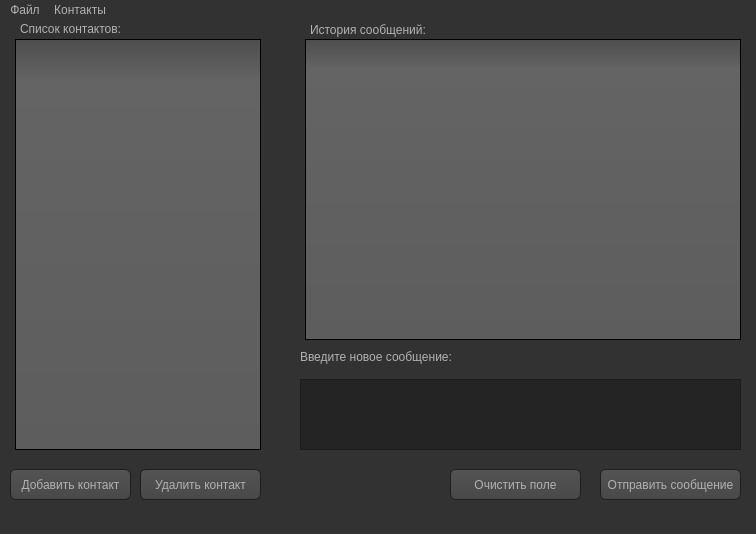
<?xml version="1.0" encoding="UTF-8"?>
<ui version="4.0">
 <class>MainClientWindow</class>
 <widget class="QMainWindow" name="MainClientWindow">
  <property name="geometry">
   <rect>
    <x>0</x>
    <y>0</y>
    <width>756</width>
    <height>534</height>
   </rect>
  </property>
  <property name="minimumSize">
   <size>
    <width>756</width>
    <height>534</height>
   </size>
  </property>
  <property name="windowTitle">
   <string>Чат Программа alpha release</string>
  </property>
  <property name="styleSheet">
   <string notr="true">QToolTip
{
     border: 1px solid black;
     background-color: #ffa02f;
     padding: 1px;
     border-radius: 3px;
     opacity: 100;
}

QWidget
{
    color: #b1b1b1;
    background-color: #323232;
}

QTreeView, QListView
{
    background-color: silver;
    margin-left: 5px;
}

QWidget:item:hover
{
    background-color: QLinearGradient( x1: 0, y1: 0, x2: 0, y2: 1, stop: 0 #ffa02f, stop: 1 #ca0619);
    color: #000000;
}

QWidget:item:selected
{
    background-color: QLinearGradient( x1: 0, y1: 0, x2: 0, y2: 1, stop: 0 #ffa02f, stop: 1 #d7801a);
}

QMenuBar::item
{
    background: transparent;
}

QMenuBar::item:selected
{
    background: transparent;
    border: 1px solid #ffaa00;
}

QMenuBar::item:pressed
{
    background: #444;
    border: 1px solid #000;
    background-color: QLinearGradient(
        x1:0, y1:0,
        x2:0, y2:1,
        stop:1 #212121,
        stop:0.4 #343434/*,
        stop:0.2 #343434,
        stop:0.1 #ffaa00*/
    );
    margin-bottom:-1px;
    padding-bottom:1px;
}

QMenu
{
    border: 1px solid #000;
}

QMenu::item
{
    padding: 2px 20px 2px 20px;
}

QMenu::item:selected
{
    color: #000000;
}

QWidget:disabled
{
    color: #808080;
    background-color: #323232;
}

QAbstractItemView
{
    background-color: QLinearGradient( x1: 0, y1: 0, x2: 0, y2: 1, stop: 0 #4d4d4d, stop: 0.1 #646464, stop: 1 #5d5d5d);
}

QWidget:focus
{
    /*border: 1px solid darkgray;*/
}

QLineEdit
{
    background-color: QLinearGradient( x1: 0, y1: 0, x2: 0, y2: 1, stop: 0 #4d4d4d, stop: 0 #646464, stop: 1 #5d5d5d);
    padding: 1px;
    border-style: solid;
    border: 1px solid #1e1e1e;
    border-radius: 5;
}

QPushButton
{
    color: #b1b1b1;
    background-color: QLinearGradient( x1: 0, y1: 0, x2: 0, y2: 1, stop: 0 #565656, stop: 0.1 #525252, stop: 0.5 #4e4e4e, stop: 0.9 #4a4a4a, stop: 1 #464646);
    border-width: 1px;
    border-color: #1e1e1e;
    border-style: solid;
    border-radius: 6;
    padding: 3px;
    font-size: 12px;
    padding-left: 5px;
    padding-right: 5px;
    min-width: 40px;
}

QPushButton:pressed
{
    background-color: QLinearGradient( x1: 0, y1: 0, x2: 0, y2: 1, stop: 0 #2d2d2d, stop: 0.1 #2b2b2b, stop: 0.5 #292929, stop: 0.9 #282828, stop: 1 #252525);
}

QComboBox
{
    selection-background-color: #ffaa00;
    background-color: QLinearGradient( x1: 0, y1: 0, x2: 0, y2: 1, stop: 0 #565656, stop: 0.1 #525252, stop: 0.5 #4e4e4e, stop: 0.9 #4a4a4a, stop: 1 #464646);
    border-style: solid;
    border: 1px solid #1e1e1e;
    border-radius: 5;
}

QComboBox:hover,QPushButton:hover
{
    border: 2px solid QLinearGradient( x1: 0, y1: 0, x2: 0, y2: 1, stop: 0 #ffa02f, stop: 1 #d7801a);
}


QComboBox:on
{
    padding-top: 3px;
    padding-left: 4px;
    background-color: QLinearGradient( x1: 0, y1: 0, x2: 0, y2: 1, stop: 0 #2d2d2d, stop: 0.1 #2b2b2b, stop: 0.5 #292929, stop: 0.9 #282828, stop: 1 #252525);
    selection-background-color: #ffaa00;
}

QComboBox QAbstractItemView
{
    border: 2px solid darkgray;
    selection-background-color: QLinearGradient( x1: 0, y1: 0, x2: 0, y2: 1, stop: 0 #ffa02f, stop: 1 #d7801a);
}

QComboBox::drop-down
{
     subcontrol-origin: padding;
     subcontrol-position: top right;
     width: 15px;

     border-left-width: 0px;
     border-left-color: darkgray;
     border-left-style: solid; /* just a single line */
     border-top-right-radius: 3px; /* same radius as the QComboBox */
     border-bottom-right-radius: 3px;
 }

QComboBox::down-arrow
{
     image: url(:/dark_orange/img/down_arrow.png);
}

QGroupBox
{
    border: 1px solid darkgray;
    margin-top: 10px;
}

QGroupBox:focus
{
    border: 1px solid darkgray;
}

QTextEdit:focus
{
    border: 1px solid darkgray;
}

QScrollBar:horizontal {
     border: 1px solid #222222;
     background: QLinearGradient( x1: 0, y1: 0, x2: 0, y2: 1, stop: 0.0 #121212, stop: 0.2 #282828, stop: 1 #484848);
     height: 7px;
     margin: 0px 16px 0 16px;
}

QScrollBar::handle:horizontal
{
      background: QLinearGradient( x1: 0, y1: 0, x2: 1, y2: 0, stop: 0 #ffa02f, stop: 0.5 #d7801a, stop: 1 #ffa02f);
      min-height: 20px;
      border-radius: 2px;
}

QScrollBar::add-line:horizontal {
      border: 1px solid #1b1b19;
      border-radius: 2px;
      background: QLinearGradient( x1: 0, y1: 0, x2: 1, y2: 0, stop: 0 #ffa02f, stop: 1 #d7801a);
      width: 14px;
      subcontrol-position: right;
      subcontrol-origin: margin;
}

QScrollBar::sub-line:horizontal {
      border: 1px solid #1b1b19;
      border-radius: 2px;
      background: QLinearGradient( x1: 0, y1: 0, x2: 1, y2: 0, stop: 0 #ffa02f, stop: 1 #d7801a);
      width: 14px;
     subcontrol-position: left;
     subcontrol-origin: margin;
}

QScrollBar::right-arrow:horizontal, QScrollBar::left-arrow:horizontal
{
      border: 1px solid black;
      width: 1px;
      height: 1px;
      background: white;
}

QScrollBar::add-page:horizontal, QScrollBar::sub-page:horizontal
{
      background: none;
}

QScrollBar:vertical
{
      background: QLinearGradient( x1: 0, y1: 0, x2: 1, y2: 0, stop: 0.0 #121212, stop: 0.2 #282828, stop: 1 #484848);
      width: 7px;
      margin: 16px 0 16px 0;
      border: 1px solid #222222;
}

QScrollBar::handle:vertical
{
      background: QLinearGradient( x1: 0, y1: 0, x2: 0, y2: 1, stop: 0 #ffa02f, stop: 0.5 #d7801a, stop: 1 #ffa02f);
      min-height: 20px;
      border-radius: 2px;
}

QScrollBar::add-line:vertical
{
      border: 1px solid #1b1b19;
      border-radius: 2px;
      background: QLinearGradient( x1: 0, y1: 0, x2: 0, y2: 1, stop: 0 #ffa02f, stop: 1 #d7801a);
      height: 14px;
      subcontrol-position: bottom;
      subcontrol-origin: margin;
}

QScrollBar::sub-line:vertical
{
      border: 1px solid #1b1b19;
      border-radius: 2px;
      background: QLinearGradient( x1: 0, y1: 0, x2: 0, y2: 1, stop: 0 #d7801a, stop: 1 #ffa02f);
      height: 14px;
      subcontrol-position: top;
      subcontrol-origin: margin;
}

QScrollBar::up-arrow:vertical, QScrollBar::down-arrow:vertical
{
      border: 1px solid black;
      width: 1px;
      height: 1px;
      background: white;
}


QScrollBar::add-page:vertical, QScrollBar::sub-page:vertical
{
      background: none;
}

QTextEdit
{
    background-color: #242424;
}

QPlainTextEdit
{
    background-color: #242424;
}

QHeaderView::section
{
    background-color: QLinearGradient(x1:0, y1:0, x2:0, y2:1, stop:0 #616161, stop: 0.5 #505050, stop: 0.6 #434343, stop:1 #656565);
    color: white;
    padding-left: 4px;
    border: 1px solid #6c6c6c;
}

QCheckBox:disabled
{
color: #414141;
}

QDockWidget::title
{
    text-align: center;
    spacing: 3px; /* spacing between items in the tool bar */
    background-color: QLinearGradient(x1:0, y1:0, x2:0, y2:1, stop:0 #323232, stop: 0.5 #242424, stop:1 #323232);
}

QDockWidget::close-button, QDockWidget::float-button
{
    text-align: center;
    spacing: 1px; /* spacing between items in the tool bar */
    background-color: QLinearGradient(x1:0, y1:0, x2:0, y2:1, stop:0 #323232, stop: 0.5 #242424, stop:1 #323232);
}

QDockWidget::close-button:hover, QDockWidget::float-button:hover
{
    background: #242424;
}

QDockWidget::close-button:pressed, QDockWidget::float-button:pressed
{
    padding: 1px -1px -1px 1px;
}

QMainWindow::separator
{
    background-color: QLinearGradient(x1:0, y1:0, x2:0, y2:1, stop:0 #161616, stop: 0.5 #151515, stop: 0.6 #212121, stop:1 #343434);
    color: white;
    padding-left: 4px;
    border: 1px solid #4c4c4c;
    spacing: 3px; /* spacing between items in the tool bar */
}

QMainWindow::separator:hover
{

    background-color: QLinearGradient(x1:0, y1:0, x2:0, y2:1, stop:0 #d7801a, stop:0.5 #b56c17 stop:1 #ffa02f);
    color: white;
    padding-left: 4px;
    border: 1px solid #6c6c6c;
    spacing: 3px; /* spacing between items in the tool bar */
}

QToolBar::handle
{
     spacing: 3px; /* spacing between items in the tool bar */
     background: url(:/dark_orange/img/handle.png);
}

QMenu::separator
{
    height: 2px;
    background-color: QLinearGradient(x1:0, y1:0, x2:0, y2:1, stop:0 #161616, stop: 0.5 #151515, stop: 0.6 #212121, stop:1 #343434);
    color: white;
    padding-left: 4px;
    margin-left: 10px;
    margin-right: 5px;
}

QProgressBar
{
    border: 2px solid grey;
    border-radius: 5px;
    text-align: center;
}

QProgressBar::chunk
{
    background-color: #d7801a;
    width: 2.15px;
    margin: 0.5px;
}

QTabBar::tab {
    color: #b1b1b1;
    border: 1px solid #444;
    border-bottom-style: none;
    background-color: #323232;
    padding-left: 10px;
    padding-right: 10px;
    padding-top: 3px;
    padding-bottom: 2px;
    margin-right: -1px;
}

QTabWidget::pane {
    border: 1px solid #444;
    top: 1px;
}

QTabBar::tab:last
{
    margin-right: 0; /* the last selected tab has nothing to overlap with on the right */
    border-top-right-radius: 3px;
}

QTabBar::tab:first:!selected
{
 margin-left: 0px; /* the last selected tab has nothing to overlap with on the right */


    border-top-left-radius: 3px;
}

QTabBar::tab:!selected
{
    color: #b1b1b1;
    border-bottom-style: solid;
    margin-top: 3px;
    background-color: QLinearGradient(x1:0, y1:0, x2:0, y2:1, stop:1 #212121, stop:.4 #343434);
}

QTabBar::tab:selected
{
    border-top-left-radius: 3px;
    border-top-right-radius: 3px;
    margin-bottom: 0px;
}

QTabBar::tab:!selected:hover
{
    /*border-top: 2px solid #ffaa00;
    padding-bottom: 3px;*/
    border-top-left-radius: 3px;
    border-top-right-radius: 3px;
    background-color: QLinearGradient(x1:0, y1:0, x2:0, y2:1, stop:1 #212121, stop:0.4 #343434, stop:0.2 #343434, stop:0.1 #ffaa00);
}

QRadioButton::indicator:checked, QRadioButton::indicator:unchecked{
    color: #b1b1b1;
    background-color: #323232;
    border: 1px solid #b1b1b1;
    border-radius: 6px;
}

QRadioButton::indicator:checked
{
    background-color: qradialgradient(
        cx: 0.5, cy: 0.5,
        fx: 0.5, fy: 0.5,
        radius: 1.0,
        stop: 0.25 #ffaa00,
        stop: 0.3 #323232
    );
}

QCheckBox::indicator{
    color: #b1b1b1;
    background-color: #323232;
    border: 1px solid #b1b1b1;
    width: 9px;
    height: 9px;
}

QRadioButton::indicator
{
    border-radius: 6px;
}

QRadioButton::indicator:hover, QCheckBox::indicator:hover
{
    border: 1px solid #ffaa00;
}

QCheckBox::indicator:checked
{
    image:url(:/dark_orange/img/checkbox.png);
}

QCheckBox::indicator:disabled, QRadioButton::indicator:disabled
{
    border: 1px solid #444;
}


QSlider::groove:horizontal {
    border: 1px solid #3A3939;
    height: 8px;
    background: #201F1F;
    margin: 2px 0;
    border-radius: 2px;
}

QSlider::handle:horizontal {
    background: QLinearGradient( x1: 0, y1: 0, x2: 0, y2: 1,
      stop: 0.0 silver, stop: 0.2 #a8a8a8, stop: 1 #727272);
    border: 1px solid #3A3939;
    width: 14px;
    height: 14px;
    margin: -4px 0;
    border-radius: 2px;
}

QSlider::groove:vertical {
    border: 1px solid #3A3939;
    width: 8px;
    background: #201F1F;
    margin: 0 0px;
    border-radius: 2px;
}

QSlider::handle:vertical {
    background: QLinearGradient( x1: 0, y1: 0, x2: 0, y2: 1, stop: 0.0 silver,
      stop: 0.2 #a8a8a8, stop: 1 #727272);
    border: 1px solid #3A3939;
    width: 14px;
    height: 14px;
    margin: 0 -4px;
    border-radius: 2px;
}

QAbstractSpinBox {
    padding-top: 2px;
    padding-bottom: 2px;
    border: 1px solid darkgray;

    border-radius: 2px;
    min-width: 50px;
}


</string>
  </property>
  <widget class="QWidget" name="centralwidget">
   <property name="autoFillBackground">
    <bool>false</bool>
   </property>
   <widget class="QLabel" name="label_contacts">
    <property name="geometry">
     <rect>
      <x>20</x>
      <y>0</y>
      <width>241</width>
      <height>20</height>
     </rect>
    </property>
    <property name="text">
     <string>Список контактов:</string>
    </property>
   </widget>
   <widget class="QPushButton" name="btn_add_contact">
    <property name="geometry">
     <rect>
      <x>10</x>
      <y>450</y>
      <width>121</width>
      <height>31</height>
     </rect>
    </property>
    <property name="text">
     <string>Добавить контакт</string>
    </property>
   </widget>
   <widget class="QPushButton" name="btn_remove_contact">
    <property name="geometry">
     <rect>
      <x>140</x>
      <y>450</y>
      <width>121</width>
      <height>31</height>
     </rect>
    </property>
    <property name="text">
     <string>Удалить контакт</string>
    </property>
   </widget>
   <widget class="QLabel" name="label_history">
    <property name="geometry">
     <rect>
      <x>310</x>
      <y>0</y>
      <width>431</width>
      <height>21</height>
     </rect>
    </property>
    <property name="text">
     <string>История сообщений:</string>
    </property>
   </widget>
   <widget class="QTextEdit" name="text_message">
    <property name="geometry">
     <rect>
      <x>300</x>
      <y>360</y>
      <width>441</width>
      <height>71</height>
     </rect>
    </property>
   </widget>
   <widget class="QLabel" name="label_new_message">
    <property name="geometry">
     <rect>
      <x>300</x>
      <y>330</y>
      <width>171</width>
      <height>16</height>
     </rect>
    </property>
    <property name="text">
     <string>Введите новое сообщение:</string>
    </property>
   </widget>
   <widget class="QListView" name="list_contacts">
    <property name="geometry">
     <rect>
      <x>10</x>
      <y>20</y>
      <width>251</width>
      <height>411</height>
     </rect>
    </property>
   </widget>
   <widget class="QListView" name="list_messages">
    <property name="geometry">
     <rect>
      <x>300</x>
      <y>20</y>
      <width>441</width>
      <height>301</height>
     </rect>
    </property>
   </widget>
   <widget class="QPushButton" name="btn_send">
    <property name="geometry">
     <rect>
      <x>600</x>
      <y>450</y>
      <width>141</width>
      <height>31</height>
     </rect>
    </property>
    <property name="text">
     <string>Отправить сообщение</string>
    </property>
   </widget>
   <widget class="QPushButton" name="btn_clear">
    <property name="geometry">
     <rect>
      <x>450</x>
      <y>450</y>
      <width>131</width>
      <height>31</height>
     </rect>
    </property>
    <property name="text">
     <string>Очистить поле</string>
    </property>
   </widget>
  </widget>
  <widget class="QMenuBar" name="menubar">
   <property name="geometry">
    <rect>
     <x>0</x>
     <y>0</y>
     <width>756</width>
     <height>21</height>
    </rect>
   </property>
   <widget class="QMenu" name="menu">
    <property name="title">
     <string>Файл</string>
    </property>
    <addaction name="menu_exit"/>
   </widget>
   <widget class="QMenu" name="menu_2">
    <property name="title">
     <string>Контакты</string>
    </property>
    <addaction name="menu_add_contact"/>
    <addaction name="menu_del_contact"/>
    <addaction name="separator"/>
   </widget>
   <addaction name="menu"/>
   <addaction name="menu_2"/>
  </widget>
  <widget class="QStatusBar" name="statusBar"/>
  <action name="menu_exit">
   <property name="text">
    <string>Выход</string>
   </property>
  </action>
  <action name="menu_add_contact">
   <property name="text">
    <string>Добавить контакт</string>
   </property>
  </action>
  <action name="menu_del_contact">
   <property name="text">
    <string>Удалить контакт</string>
   </property>
  </action>
 </widget>
 <resources/>
 <connections>
  <connection>
   <sender>btn_clear</sender>
   <signal>clicked()</signal>
   <receiver>text_message</receiver>
   <slot>clear()</slot>
   <hints>
    <hint type="sourcelabel">
     <x>541</x>
     <y>481</y>
    </hint>
    <hint type="destinationlabel">
     <x>547</x>
     <y>416</y>
    </hint>
   </hints>
  </connection>
 </connections>
</ui>
